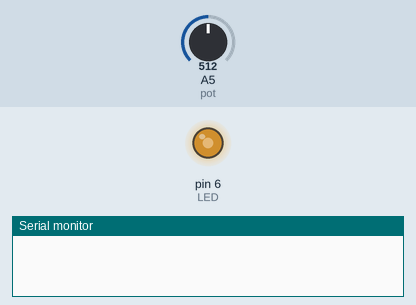
Simulated run of this sketch. Board: Arduino Uno, built with avr-gcc and run on an emulated ATmega328P. Parts: output pins drawn as LEDs (lit = HIGH), the last lines printed to the serial monitor. The test bench sets the inputs (shaded band); at power-on: A5 (pot) = 512.

Above: at 1.2 s.
1.3 s: A5 (pot) set to 411
2.8 s: A5 (pot) set to 389
At 3.9 s:
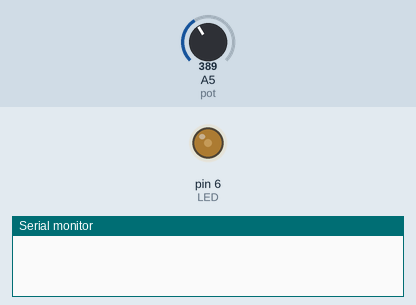
4.3 s: A5 (pot) set to 212
5.8 s: A5 (pot) set to 190
At 6.2 s:
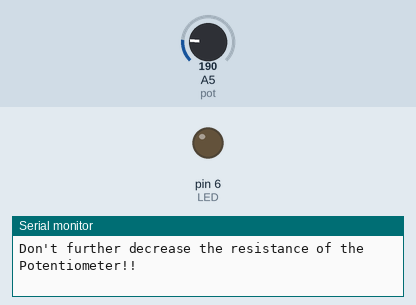
7.3 s: A5 (pot) set to 610
At 7.8 s:
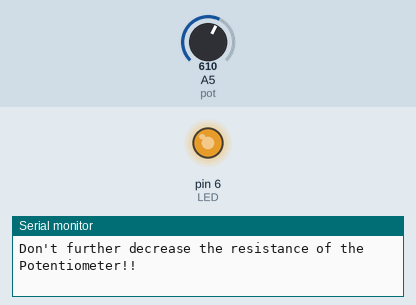
8.8 s: A5 (pot) set to 593
At 9.7 s:
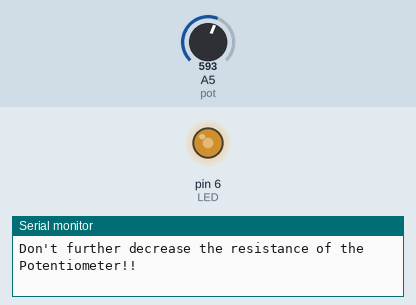
Timing chart, 0 to 11.3 s (numbered marks = the images above; inputs shaded):
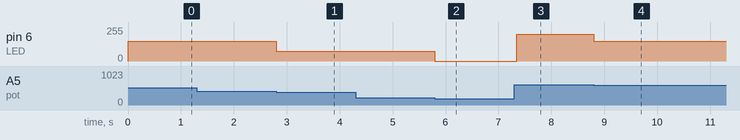

The sketch:

Pot_LED.ino
```cpp
int pot = A5;     //Analog pin to which Potentiometer is connected.
int potVal = 0;

int LED = 6;      //PWM pin to which LED is connected.

void setup() {
  Serial.begin(9600);
  pinMode(pot, INPUT);  //Declare pot as INPUT port
  pinMode(LED, OUTPUT); //Set the LED port as OUTPUT.
}

void loop() {
  potVal = analogRead(pot);

  // Control the brightness of LED in steps.
  if(potVal <= 200) {
    Serial.println("Don't further decrease the resistance of the Potentiometer!!");
    analogWrite(LED, 0);
  } else if(potVal <= 400)
    analogWrite(LED, 75);
  else if(potVal <= 600)
    analogWrite(LED, 150);
  else if(potVal <= 800)
    analogWrite(LED, 200);
  else
    analogWrite(LED, 255);
}
```

Measured:
- the behaviour switches between 401 and 400 on A5 (pot) (found by bisection; images 0 and 1)
- the behaviour switches between 201 and 200 on A5 (pot) (found by bisection; images 1 and 2)
- the behaviour switches between 601 and 600 on A5 (pot) (found by bisection; images 3 and 4)
- after the input at 1.3 s, every drawn part: stays the same
- after the input at 2.8 s, pin 6 (LED): 150/255 → 75/255 at once
- after the input at 4.3 s, every drawn part: stays the same
- after the input at 5.8 s, pin 6 (LED): 75/255 → 0/255 at once
- after the input at 7.3 s, pin 6 (LED): 0/255 → 200/255 at once
- after the input at 8.8 s, pin 6 (LED): 200/255 → 150/255 at once
